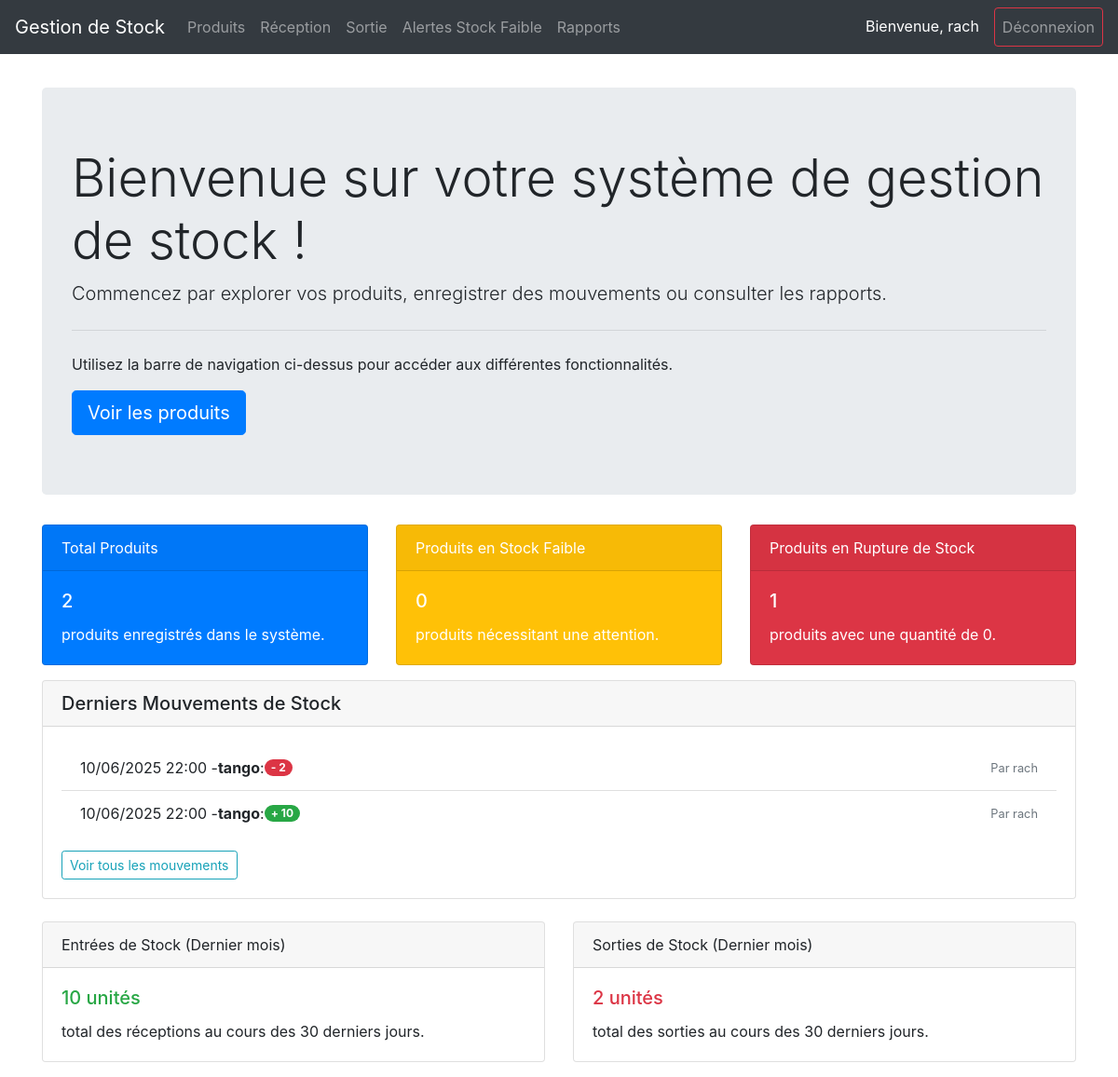
The page / (signed in) on the database as committed earlier.
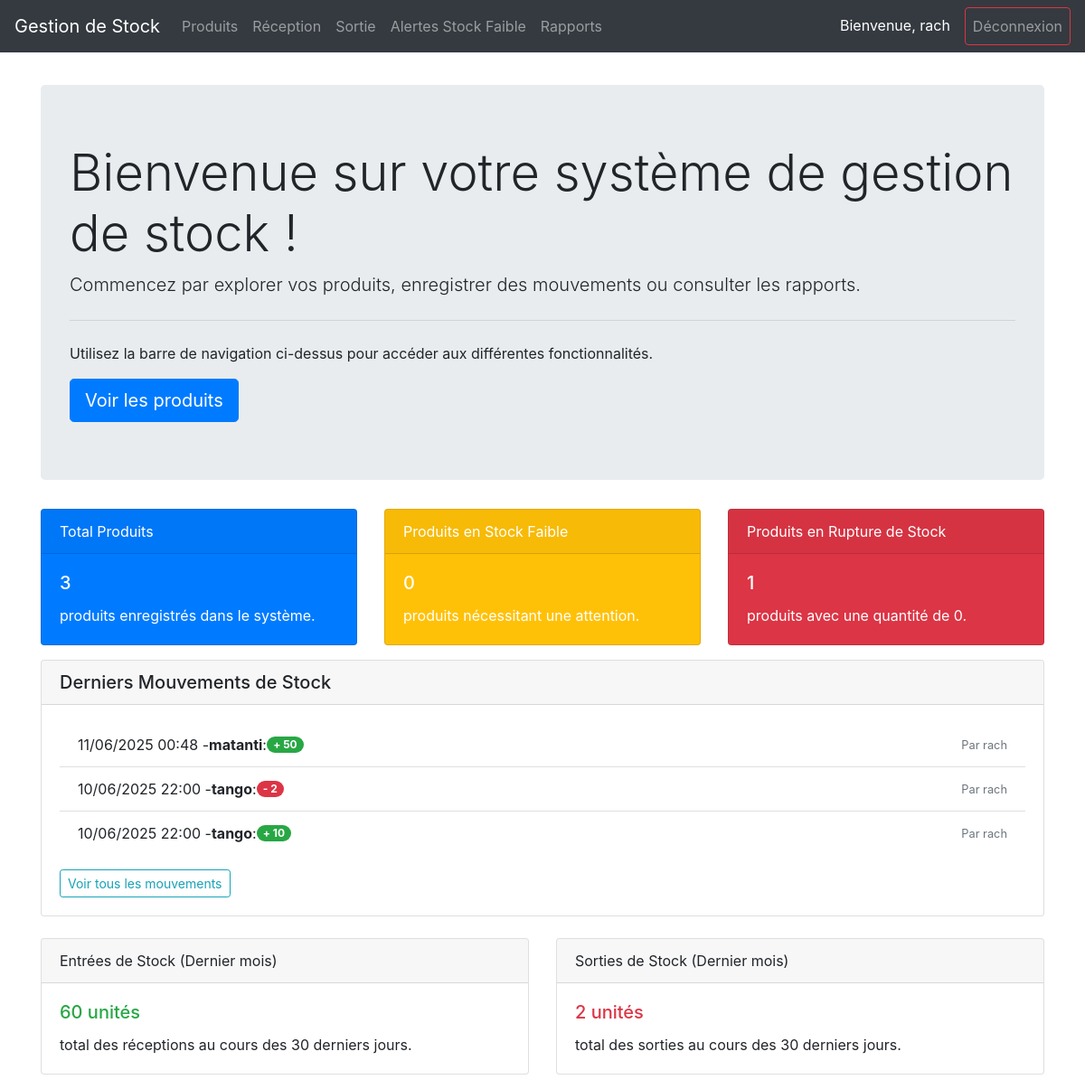
The same page on the database as committed later.
### inventory/models.py (models this page shows, shortened)
class MouvementStock(models.Model):
    TYPE_MOUVEMENT_CHOICES = [
        ('entree', 'Entrée'),
        ('sortie', 'sortie'),
    ]
    produit = models.ForeignKey(Produit, on_delete=models.CASCADE)
    type_mouvement = models.CharField(max_length=10, choices=TYPE_MOUVEMENT_CHOICES)
    quantite = models.IntegerField()
    date_mouvement = models.DateTimeField(auto_now_add=True)
    utilisateur = models.ForeignKey(User, on_delete=models.SET_NULL, null=True, blank=True)
    raison_mouvement = models.TextField(blank=True, null=True) # Ex: "Vente", "Retour", "Casse"
    fournisseur = models.ForeignKey(Fournisseur, on_delete=models.SET_NULL, null=True, blank=True,
                                    help_text="Sélectionner un fournisseur si c'est une entrée de stock.")
    class Meta:
        ordering = ['-date_mouvement'] # Tri par date la plus récente
        verbose_name_plural = "Mouvements de Stock"

class Produit(models.Model):
    nom = models.CharField(max_length=200)
    description = models.TextField(blank=True, null=True)
    code_barre = models.CharField(max_length=100, unique=True)
    prix_unitaire = models.DecimalField(max_digits=10, decimal_places=2)
    quantite_actuelle = models.IntegerField(default=0, editable=False) # editable=False cache ce champ dans les formulaires admin par défaut
    seuil_alerte_faible = models.IntegerField(default=10)
    categorie = models.ForeignKey(Categorie, on_delete=models.SET_NULL, null=True, blank=True)
    class Meta:
        verbose_name_plural = "Produits"

### inventory/views.py (the view)
# urls.py: path('', views.home_view, name='home'),
@login_required
def home_view(request):
    low_stock_products = Produit.objects.filter(quantite_actuelle__lte=models.F('seuil_alerte_faible'), quantite_actuelle__gt=0).order_by('nom')
    total_products = Produit.objects.count()
    total_low_stock_products = low_stock_products.count()
    total_out_of_stock_products = Produit.objects.filter(quantite_actuelle=0).count()
    recent_movements = MouvementStock.objects.all().order_by('-date_mouvement')[:5]
    today = date.today()
    one_month_ago = today - relativedelta(months=1)
    total_in_last_month = MouvementStock.objects.filter(
        date_mouvement__gte=one_month_ago,
        type_mouvement='entree'
    ).aggregate(total_qty=Coalesce(Sum('quantite'), 0))['total_qty']
    total_out_last_month = MouvementStock.objects.filter(
        date_mouvement__gte=one_month_ago,
        type_mouvement='sortie'
    ).aggregate(total_qty=Coalesce(Sum('quantite'), 0))['total_qty']
    context = {
        'low_stock_products': low_stock_products,
        'total_products': total_products,
        'total_low_stock_products': total_low_stock_products,
        'total_out_of_stock_products': total_out_of_stock_products,
        'recent_movements': recent_movements,
        'total_in_last_month': total_in_last_month,
        'total_out_last_month': total_out_last_month,
    }
    return render(request, 'inventory/home.html', context)

### inventory/templates/inventory/home.html (shortened to what this page needs)
{% extends 'inventory/base.html' %}
{% block content %}
<div class="jumbotron">
    <h1 class="display-4">Bienvenue sur votre système de gestion de stock !</h1>
    <p class="lead">Commencez par explorer vos produits, enregistrer des mouvements ou consulter les rapports.</p>
    <hr class="my-4">
    <p>Utilisez la barre de navigation ci-dessus pour accéder aux différentes fonctionnalités.</p>
    <a class="btn btn-primary btn-lg" href="{% url 'product_list' %}" role="button">Voir les produits</a>
</div>
<div class="row mt-4">
    <div class="col-md-4">
        <div class="card text-white bg-primary mb-3">
            <div class="card-header">Total Produits</div>
            <div class="card-body">
                <h5 class="card-title">{{ total_products }}</h5>
                <p class="card-text">produits enregistrés dans le système.</p>
            </div>
        </div>
    </div>
    <div class="col-md-4">
        <div class="card text-white bg-warning mb-3">
            <div class="card-header">Produits en Stock Faible</div>
            <div class="card-body">
                <h5 class="card-title">{{ total_low_stock_products }}</h5>
                <p class="card-text">produits nécessitant une attention.</p>
            </div>
        </div>
    </div>
    <div class="col-md-4">
        <div class="card text-white bg-danger mb-3">
            <div class="card-header">Produits en Rupture de Stock</div>
            <div class="card-body">
                <h5 class="card-title">{{ total_out_of_stock_products }}</h5>
                <p class="card-text">produits avec une quantité de 0.</p>
            </div>
        </div>
    </div>
</div>
{% if recent_movements %}
<div class="card mb-4">
    <div class="card-header">
        <h5 class="mb-0">Derniers Mouvements de Stock</h5>
    </div>
    <div class="card-body">
        <ul class="list-group list-group-flush">
            {% for movement in recent_movements %}
            <li class="list-group-item d-flex justify-content-between align-items-center">
                {{ movement.date_mouvement|date:"d/m/Y H:i" }} -
                <strong>{{ movement.produit.nom }}</strong> :
                {% if movement.type_mouvement == 'entree' %}
                    <span class="badge badge-success badge-pill">+ {{ movement.quantite }}</span>
                {% else %}
                    <span class="badge badge-danger badge-pill">- {{ movement.quantite }}</span>
                {% endif %}
                <small class="text-muted ml-auto">Par {{ movement.utilisateur.username }}</small>
            </li>
            {% endfor %}
        </ul>
        <a href="{% url 'report_generation' %}" class="btn btn-sm btn-outline-info mt-3">Voir tous les mouvements</a>
    </div>
</div>
{% endif %}
<div class="row mt-4">
    <div class="col-md-6">
        <div class="card mb-3">
            <div class="card-header">Entrées de Stock (Dernier mois)</div>
            <div class="card-body">
                <h5 class="card-title text-success">{{ total_in_last_month }} unités</h5>
                <p class="card-text">total des réceptions au cours des 30 derniers jours.</p>
            </div>
        </div>
    </div>
    <div class="col-md-6">
        <div class="card mb-3">
            <div class="card-header">Sorties de Stock (Dernier mois)</div>
            <div class="card-body">
                <h5 class="card-title text-danger">{{ total_out_last_month }} unités</h5>
                <p class="card-text">total des sorties au cours des 30 derniers jours.</p>
            </div>
        </div>
    </div>
</div>
{% endblock %}

Rows that differ between the two databases and show on the page:
added MouvementStock: date_mouvement "11/06/2025 00:48", produit.nom "matanti", quantite "50", utilisateur.username "rach"
Other text that changed with them:
{{ total_products }}: "2" → "3"
{{ total_in_last_month }}: "10" → "60"
